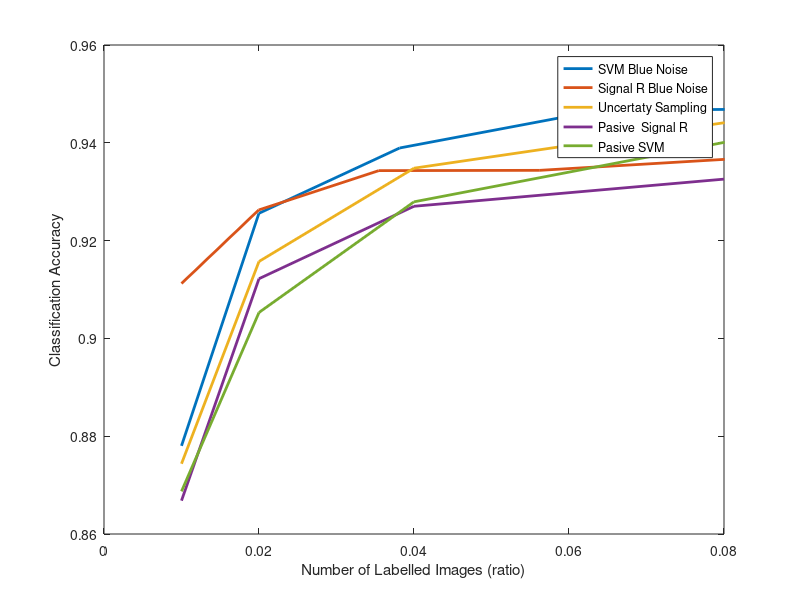

The MATLAB script that drew this image:
clc 
clear all
close all

load errors_density_SVM_BN
dd=average_density;
plot(dd,1-(EE),'linewidth',2);
xlabel('Number of Labelled Images (ratio)')
ylabel('Classification Accuracy')


hold on 
load errors_density_Signal_reconstrtuction
dd=average_density;
plot(dd,1-(EE),'linewidth',2);

hold on 
load 1errors_density_RANDOM_ACTIVE_SVM
dd=average_density;
plot(dd,1-(EE),'linewidth',2);
hold on 

hold on 
load ERROR_SR_RAND
dd=average_density;
plot(dd(1:4),1-(EE),'linewidth',2);

load ER_RAND_SVM
dd=average_density;
plot(dd,1-(EE),'linewidth',2);


legend('SVM Blue Noise','Signal R Blue Noise' ,'Uncertaty Sampling','Pasive  Signal R','Pasive SVM')
hold off
xlim([0 0.08])